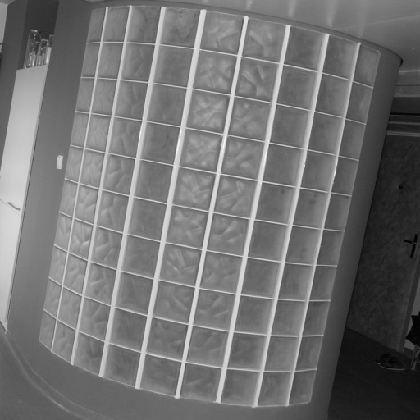
%> input picture material/code/visionbook/03ImageMath/images/glassblocks.png, 420 x 420 px, shrunk from 512 x 512 before the run
$ octave dft2d_demo.m   (GNU Octave 9; MATLAB toolbox functions it lacks are replaced by stand-ins)
%> lines starting %> are read from the running program, lines starting %| are printed output that depends on the picture
### material/code/visionbook/matlab_code/misc/exportfig.m
function exportfig(varargin)
%EXPORTFIG  Export a figure to Encapsulated Postscript.
%   EXPORTFIG(H, FILENAME) writes the figure H to FILENAME.  H is
%   a figure handle and FILENAME is a string that specifies the
%   name of the output file.
%
%   EXPORTFIG(...,PARAM1,VAL1,PARAM2,VAL2,...) specifies
%   parameters that control various characteristics of the output
%   file.
%
%   Format Paramter:
%     'Format'  one of the strings 'eps','eps2','jpeg','png','preview'
%          specifies the output format. Defaults to 'eps'.
%          The output format 'preview' does not generate an output
%          file but instead creates a new figure window with a
%          preview of the exported figure. In this case the
%          FILENAME parameter is ignored.
%
%     'Preview' one of the strings 'none', 'tiff'
%          specifies a preview for EPS files. Defaults to 'none'.
%
%   Size Parameters:
%     'Width'   a positive scalar
%          specifies the width in the figure's PaperUnits
%     'Height'  a positive scalar
%          specifies the height in the figure's PaperUnits
%
%     Specifying only one dimension sets the other dimension
%     so that the exported aspect ratio is the same as the
%     figure's current aspect ratio.
%     If neither dimension is specified the size defaults to
%     the width and height from the figure's PaperPosition.
%
%   Rendering Parameters:
%     'Color'     one of the strings 'bw', 'gray', 'cmyk'
%         'bw'    specifies that lines and text are exported in
%                 black and all other objects in grayscale
%         'gray'  specifies that all objects are exported in grayscale
%         'cmyk'  specifies that all objects are exported in color
%                 using the CMYK color space
%     'Renderer'  one of the strings 'painters', 'zbuffer', 'opengl'
%         specifies the renderer to use
%     'Resolution'   a positive scalar
%         specifies the resolution in dots-per-inch.
%
%     The default color setting is 'bw'.
%
%   Font Parameters:
%     'FontMode'     one of the strings 'scaled', 'fixed'
%     'FontSize'     a positive scalar
%          in 'scaled' mode multiplies with the font size of each
%          text object to obtain the exported font size
%          in 'fixed' mode specifies the font size of all text
%          objects in points
%     'FontEncoding' one of the strings 'latin1', 'adobe'
%          specifies the character encoding of the font
%
%     If FontMode is 'scaled' but FontSize is not specified then a
%     scaling factor is computed from the ratio of the size of the
%     exported figure to the size of the actual figure. The minimum
%     font size allowed after scaling is 5 points.
%     If FontMode is 'fixed' but FontSize is not specified then the
%     exported font sizes of all text objects is 7 points.
%
%     The default 'FontMode' setting is 'scaled'.
%
%   Line Width Parameters:
%     'LineMode'     one of the strings 'scaled', 'fixed'
%     'LineWidth'    a positive scalar
%          the semantics of LineMode and LineWidth are exactly the
%          same as FontMode and FontSize, except that they apply
%          to line widths instead of font sizes. The minumum line
%          width allowed after scaling is 0.5 points.
%          If LineMode is 'fixed' but LineWidth is not specified
%          then the exported line width of all line objects is 1
%          point.
%
%   Examples:
%     exportfig(gcf,'fig1.eps','height',3);
%       Exports the current figure to the file named 'fig1.eps' with
%       a height of 3 inches (assuming the figure's PaperUnits is
%       inches) and an aspect ratio the same as the figure's aspect
%       ratio on screen.
%
%     exportfig(gcf, 'fig2.eps', 'FontMode', 'fixed',...
%                'FontSize', 10, 'color', 'cmyk' );
%       Exports the current figure to 'fig2.eps' in color with all
%       text in 10 point fonts. The size of the exported figure is
%       the figure's PaperPostion width and height.


if (nargin < 2)
  error('Too few input arguments');
end

% exportfig(H, filename, ...)
H = varargin{1};
if ~ishandle(H) | ~strcmp(get(H,'type'), 'figure')
  error('First argument must be a handle to a figure.');
end
filename = varargin{2};
if ~ischar(filename)
  error('Second argument must be a string.');
end
paramPairs = varargin(3:end);

% Do some validity checking on param-value pairs
if (rem(length(paramPairs),2) ~= 0)
  error(['Invalid input syntax. Optional parameters and values' ...
	 ' must be in pairs.']);
end

format = 'eps';
preview = 'none';
width = -1;
height = -1;
%color = 'bw';
color = 'cmyk';
fontsize = -1;
fontmode='scaled';
linewidth = -1;
linemode=[];
fontencoding = 'latin1';
renderer = [];
resolution = [];

% Process param-value pairs
args = {};
for k = 1:2:length(paramPairs)
  param = lower(paramPairs{k});
  if (~ischar(param))
    error('Optional parameter names must be strings');
  end
  value = paramPairs{k+1};

  switch (param)
   case 'format'
    format = value;
    if (~strcmp(format,{'eps','eps2','jpeg','png','preview'}))
      error(['Format must be ''eps'', ''eps2'', ''jpeg'', ''png'' or' ...
	     ' ''preview''.']);
    end
   case 'preview'
    preview = value;
    if (~strcmp(preview,{'none','tiff'}))
      error('Preview must be ''none'' or ''tiff''.');
    end
   case 'width'
    width = LocalToNum(value);
    if(~LocalIsPositiveScalar(width))
      error('Width must be a numeric scalar > 0');
    end
   case 'height'
    height = LocalToNum(value);
    if(~LocalIsPositiveScalar(height))
      error('Height must be a numeric scalar > 0');
    end
   case 'color'
    color = lower(value);
    if (~strcmp(color,{'bw','gray','cmyk'}))
      error('Color must be ''bw'', ''gray'' or ''cmyk''.');
    end
   case 'fontmode'
    fontmode = lower(value);
    if (~strcmp(fontmode,{'scaled','fixed'}))
      error('FontMode must be ''scaled'' or ''fixed''.');
    end
   case 'fontsize'
    fontsize = LocalToNum(value);
    if(~LocalIsPositiveScalar(fontsize))
      error('FontSize must be a numeric scalar > 0');
    end
   case 'fontencoding'
    fontencoding = lower(value);
    if (~strcmp(fontencoding,{'latin1','adobe'}))
      error('FontEncoding must be ''latin1'' or ''adobe''.');
    end
   case 'linemode'
    linemode = lower(value);
    if (~strcmp(linemode,{'scaled','fixed'}))
      error('LineMode must be ''scaled'' or ''fixed''.');
    end
   case 'linewidth'
    linewidth = LocalToNum(value);
    if(~LocalIsPositiveScalar(linewidth))
      error('LineWidth must be a numeric scalar > 0');
    end
   case 'renderer'
    renderer = lower(value);
    if (~strcmp(renderer,{'painters','zbuffer','opengl'}))
      error('Renderer must be ''painters'', ''zbuffer'' or ''opengl''.');
    end
   case 'resolution'
    resolution = LocalToNum(value);
    if ~(isnumeric(value) & (prod(size(value)) == 1) & (value >= 0));
      error('Resolution must be a numeric scalar >= 0');
    end
   otherwise
    error(['Unrecognized option ' param '.']);
  end
end

allLines  = findall(H, 'type', 'line');
allText   = findall(H, 'type', 'text');
allAxes   = findall(H, 'type', 'axes');
allImages = findall(H, 'type', 'image');
allLights = findall(H, 'type', 'light');
allPatch  = findall(H, 'type', 'patch');
allSurf   = findall(H, 'type', 'surface');
allRect   = findall(H, 'type', 'rectangle');
allFont   = [allText; allAxes];
allColor  = [allLines; allText; allAxes; allLights];
allMarker = [allLines; allPatch; allSurf];
allEdge   = [allPatch; allSurf];
allCData  = [allImages; allPatch; allSurf];

old.objs = {};
old.prop = {};
old.values = {};

% Process format and preview parameter
showPreview = strcmp(format,'preview');
if showPreview
  format = 'png';
  filename = [tempName '.png'];
end
if strncmp(format,'eps',3) & ~strcmp(preview,'none')
  args = {args{:}, ['-' preview]};
end

hadError = 0;
try
  % Process size parameters
  paperPos = get(H, 'PaperPosition');
  old = LocalPushOldData(old, H, 'PaperPosition', paperPos);
  figureUnits = get(H, 'Units');
  set(H, 'Units', get(H,'PaperUnits'));
  figurePos = get(H, 'Position');
  aspectRatio = figurePos(3)/figurePos(4);
  set(H, 'Units', figureUnits);
  if (width == -1) & (height == -1)
    width = paperPos(3);
    height = paperPos(4);
  elseif (width == -1)
    width = height * aspectRatio;
  elseif (height == -1)
    height = width / aspectRatio;
  end
  set(H, 'PaperPosition', [0 0 width height]);
  paperPosMode = get(H, 'PaperPositionMode');
  old = LocalPushOldData(old, H, 'PaperPositionMode', paperPosMode);
  set(H, 'PaperPositionMode', 'manual');

  % Process rendering parameters
  switch (color)
   case {'bw', 'gray'}
    if ~strcmp(color,'bw') & strncmp(format,'eps',3)
      format = [format 'c'];
    end
    args = {args{:}, ['-d' format]};

    %compute and set gray colormap
    oldcmap = get(H,'Colormap');
    newgrays = 0.30*oldcmap(:,1) + 0.59*oldcmap(:,2) + 0.11*oldcmap(:,3);
    newcmap = [newgrays newgrays newgrays];
    old = LocalPushOldData(old, H, 'Colormap', oldcmap);
    set(H, 'Colormap', newcmap);

    %compute and set ColorSpec and CData properties
    old = LocalUpdateColors(allColor, 'color', old);
    old = LocalUpdateColors(allAxes, 'xcolor', old);
    old = LocalUpdateColors(allAxes, 'ycolor', old);
    old = LocalUpdateColors(allAxes, 'zcolor', old);
    old = LocalUpdateColors(allMarker, 'MarkerEdgeColor', old);
    old = LocalUpdateColors(allMarker, 'MarkerFaceColor', old);
    old = LocalUpdateColors(allEdge, 'EdgeColor', old);
    old = LocalUpdateColors(allEdge, 'FaceColor', old);
    old = LocalUpdateColors(allCData, 'CData', old);

   case 'cmyk'
    if strncmp(format,'eps',3)
      format = [format 'c'];
      args = {args{:}, ['-d' format], '-cmyk'};
    else
      args = {args{:}, ['-d' format]};
    end
   otherwise
    error('Invalid Color parameter');
  end
  if (~isempty(renderer))
    args = {args{:}, ['-' renderer]};
  end
  if (~isempty(resolution)) | ~strncmp(format,'eps',3)
    if isempty(resolution)
      resolution = 0;
    end
    args = {args{:}, ['-r' int2str(resolution)]};
  end

  % Process font parameters
  if (~isempty(fontmode))
    oldfonts = LocalGetAsCell(allFont,'FontSize');
    switch (fontmode)
     case 'fixed'
      oldfontunits = LocalGetAsCell(allFont,'FontUnits');
      old = LocalPushOldData(old, allFont, {'FontUnits'}, oldfontunits);
      set(allFont,'FontUnits','points');
      if (fontsize == -1)
	set(allFont,'FontSize',7);
      else
	set(allFont,'FontSize',fontsize);
      end
     case 'scaled'
      if (fontsize == -1)
	wscale = width/figurePos(3);
	hscale = height/figurePos(4);
	scale = min(wscale, hscale);
      else
	scale = fontsize;
      end
      newfonts = LocalScale(oldfonts,scale,5);
      set(allFont,{'FontSize'},newfonts);
     otherwise
      error('Invalid FontMode parameter');
    end
    % make sure we push the size after the units
    old = LocalPushOldData(old, allFont, {'FontSize'}, oldfonts);
  end
  if strcmp(fontencoding,'adobe') & strncmp(format,'eps',3)
    args = {args{:}, '-adobecset'};
  end

  % Process linewidth parameters
  if (~isempty(linemode))
    oldlines = LocalGetAsCell(allMarker,'LineWidth');
    old = LocalPushOldData(old, allMarker, {'LineWidth'}, oldlines);
    switch (linemode)
     case 'fixed'
      if (linewidth == -1)
	set(allMarker,'LineWidth',1);
      else
	set(allMarker,'LineWidth',linewidth);
      end
     case 'scaled'
      if (linewidth == -1)
	wscale = width/figurePos(3);
	hscale = height/figurePos(4);
	scale = min(wscale, hscale);
      else
	scale = linewidth;
      end
      newlines = LocalScale(oldlines, scale, 0.5);
      set(allMarker,{'LineWidth'},newlines);
     otherwise
      error('Invalid LineMode parameter');
    end
  end

  % Export
  print(H, filename, args{:});

catch
  hadError = 1;
end

% Restore figure settings
for n=1:length(old.objs)
  set(old.objs{n}, old.prop{n}, old.values{n});
end

if hadError
  error(deblank(lasterr));
end

% Show preview if requested
if showPreview
  X = imread(filename,'png');
  delete(filename);
  f = figure( 'Name', 'Preview', ...
	      'Menubar', 'none', ...
	      'NumberTitle', 'off', ...
	      'Visible', 'off');
  image(X);
  axis image;
  ax = findobj(f, 'type', 'axes');
  set(ax, 'Units', get(H,'PaperUnits'), ...
	  'Position', [0 0 width height], ...
	  'Visible', 'off');
  set(ax, 'Units', 'pixels');
  axesPos = get(ax,'Position');
  figPos = get(f,'Position');
  rootSize = get(0,'ScreenSize');
  figPos(3:4) = axesPos(3:4);
  if figPos(1) + figPos(3) > rootSize(3)
    figPos(1) = rootSize(3) - figPos(3) - 50;
  end
  if figPos(2) + figPos(4) > rootSize(4)
    figPos(2) = rootSize(4) - figPos(4) - 50;
  end
  set(f, 'Position',figPos, ...
	 'Visible', 'on');
end

%
%  Local Functions
%

function outData = LocalPushOldData(inData, objs, prop, values)
outData.objs = {inData.objs{:}, objs};
outData.prop = {inData.prop{:}, prop};
outData.values = {inData.values{:}, values};

function cellArray = LocalGetAsCell(fig,prop);
cellArray = get(fig,prop);
if (~isempty(cellArray)) & (~iscell(cellArray))
  cellArray = {cellArray};
end

function newArray = LocalScale(inArray, scale, minValue)
n = length(inArray);
newArray = cell(n,1);
for k=1:n
  newArray{k} = max(minValue,scale*inArray{k}(1));
end

% [76 lines left out: functions LocalMapToGray, LocalMapCData, LocalUpdateColors, LocalIsPositiveScalar, LocalToNum, not called in this run]

### material/code/visionbook/cmpviapath.m
function p = cmpviapath(rootpath,stprtoolbox)
% CMPVIAPATH Sets all necessary paths for cmpvia toolbox
%
% p = cmpviapath(rootpath);
%
% Input parameters:
% rootpath ... (optinoal) root path of the toolbox, defaults
%              to current working directory
% stprtoolbox... (optional) if set to 1, path to stprtoolbox is
%                added and the toolbox is initialized
%
% Output:
% p ... added path
%
% History:
% 2006-01-26 Tomas Svoboda: created based on a similar function
%            from Vojta Franc and Vaclav Hlavac patern recognition
%            toolbox
%
% $Id: cmpviapath.m 1181 2014-04-02 15:47:26Z svoboda $

if nargin<2
  stprtoolbox=0 ;
end ;

if nargin<1
  rootpath=pwd;
end

disp('Setting path for the CMPvia codes')
disp('cmpvia@cmp.felk.cvut.cz ---------')

% set path for UNIX
p = ['$:', ...
	 '$02Image:', ...
     '$03ImageMath:', ...
	 '$04DataStr:',...
	 '$05Preproc:',...
	 '$06Segm1:',...
	 '$07Segm2:',...
	 '$08ShapeRepr:',...
	 '$09ObjRec:',...
	 '$11Theory3D:',...
     '$14Compr:', ...
     '$15Texture:', ...
     '$16Motion:', ...
	 '$matlab_code/graphcut:',...
	 '$matlab_code/bsplines:',...
     '$matlab_code/misc:'
	 ];

if stprtoolbox,
  p = [ p, '$matlab_code/stprtool:' ] ;
end ;


p=translate(p,rootpath);

% adds path at the start
addpath(p);

% setup
if stprtoolbox,
  stprpath(translate('$/matlab_code/stprtool',rootpath)) ;
end ;

%--translate ---------------------------------------------------------
function p = translate(p,rootpath);
%TRANSLATE Translate unix path to platform specific path
%   TRANSLATE fixes up the path so that it's valid on non-UNIX platforms
%
% This function was derived from MathWork M-file "pathdef.m"

cname = computer;

% Look for PC
if strncmp(cname,'PC',2)
  p = strrep(p,'/','\');
  p = strrep(p,':',';');
  p = strrep(p,'$',[rootpath '\']);

% [12 lines of commented-out code are left out]
else
  p = strrep(p,'$',[rootpath '/']);
end

### material/code/visionbook/03ImageMath/dft2d_demo.m
% DFT2D_DEMO demonstration of 2D Discrete Fourier Transform
% CMP Vision Algorithms, http://visionbook.felk.cvut.cz
% Tomas Svoboda, 2007-07


clear all;

set(0,'DefaultAxesFontSize',14)
addpath ../.
cmpviapath('../.');
% create a directory for output images
% if needed and does not already exist
out_dir = 'output_images/'
if (exist(out_dir)~=7)
  mkdir(out_dir);
end

% We make use of 3 different input images. The first two are
% artificially created of intentionally low resolution
% for easy study. The third one, a real image,
% reveals how the 2D DFT can be used to analyze image structure
% and it is particularly interesting when reconstructing from
% a limited number of frequencies. First create the artificial data:
xrange = 0:39;
yrange = 0:29;
[x,y] = meshgrid(xrange,yrange);
M = size(x,2); N = size(y,1);

freq.signal.x = 3; % frequency in x-direction
freq.signal.y = 5; % frequency in y-direction
omega.signal.x = 2*pi*freq.signal.x/M; % angular frequency for x
omega.signal.y = 2*pi*freq.signal.y/N; % angular frequency for y

freq.noise.x = 15;
freq.noise.y = 10;
omega.noise.x = 2*pi*freq.noise.x/M; % angular frequency for x
omega.noise.y = 2*pi*freq.noise.y/N; % angular frequency for y


% The first image is a linear combination of two harmonic waves of different
% frequency.

% carrier signal
data(1).f = cos( omega.signal.x*x ) + cos( omega.signal.y*y );
% superpose harmonic noise
data(1).f = data(1).f + 0.1*cos(omega.noise.x*x) + 0.1*cos(omega.noise.y*y);
data(1).f = data(1).f + 1; % make the mean value non zero
data(1).desc = 'coscos';


%
% The second image is a harmonic wave with particular orientation
% defined by the ratio between omega.signal.y and omega.signal.x.
data(2).f = cos( omega.signal.x*x + omega.signal.y*y ); % carrier signal
data(2).f = data(2).f + 0.1*randn( size(data(1).f) );   % perturb by random noise
data(2).desc = 'slantedcos';

% The real snapshot contains noticeable linear structures.
data(3).f = imread('images/glassblocks.png');
data(3).desc = 'glassblocks';

for i=1:length(data),
  [N,M] = size(data(i).f);
%> N = 30; M = 40
  xrange = 0:M-1;
%> xrange = 40 values from 0 to 39
  yrange = 0:N-1;
%> yrange = 30 values from 0 to 29
  f = data(i).f;
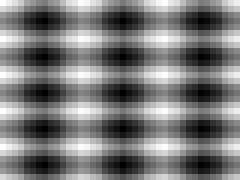
%> f: size 30x40 double (shown 6 times larger); min -1, max 3.2, mean 1; drawn with min black and max white
  figure(i*10+1), clf
  imagesc(f,'Xdata',xrange([1,end]),'Ydata',yrange([1,end]))
  axis image
  xlabel('x'), ylabel('y');
  colormap(gray(256));
  title('Original Image')
  exportfig(gcf,[out_dir,'dft2d_',data(i).desc,'_image.eps'])
%> in exportfig, `H = varargin{1};`: H = 11
%> in exportfig, `filename = varargin{2};`: filename = 'output_images/dft2d_coscos_image.eps'
%> in exportfig, `paramPairs = varargin(3:end);`: paramPairs = {}
%> after the loop in exportfig, `for k = 1:2:length(paramPairs)`: color = 'cmyk'; fontencoding = 'latin1'; fontmode = 'scaled'; fontsize = -1; format = 'eps'; height = -1; preview = 'none'; width = -1
%> in exportfig, `allLines  = findall(H, 'type', 'line');`: allLines = []
%> in exportfig, `allText   = findall(H, 'type', 'text');`: allText = [-37.89; -38.4; -35.77; -39.77]
%> in exportfig, `allAxes   = findall(H, 'type', 'axes');`: allAxes = -34.64
%> in exportfig, `allImages = findall(H, 'type', 'image');`: allImages = -36.28
%> in exportfig, `allLights = findall(H, 'type', 'light');`: allLights = []
%> in exportfig, `allFont   = [allText; allAxes];`: allFont = [-37.89; -38.4; -35.77; -39.77; -34.64]
%> in exportfig, `allMarker = [allLines; allPatch; allSurf];`: allMarker = []
%> in exportfig, `allCData  = [allImages; allPatch; allSurf];`: allCData = -36.28
%> in exportfig, `showPreview = strcmp(format,'preview');`: showPreview = false
%> in exportfig, `paperPos = get(H, 'PaperPosition');`: paperPos = [1.34 3.32 5.82 4.36]
%> in LocalPushOldData, `outData.objs = {inData.objs{:}, objs};`: outData.objs = {11}
%> in LocalPushOldData, `outData.values = {inData.values{:}, values};`: outData.values = {[1.34 3.32 5.82 4.36]}
%> in exportfig, `figureUnits = get(H, 'Units');`: figureUnits = 'pixels'
%> in exportfig, `figurePos = get(H, 'Position');`: figurePos = [4.15 2.76 7.78 5.83]
%> in exportfig, `aspectRatio = figurePos(3)/figurePos(4);`: aspectRatio = 1.33
%> in exportfig, `width = paperPos(3);`: width = 5.82
%> in exportfig, `height = paperPos(4);`: height = 4.36
%> in exportfig, `paperPosMode = get(H, 'PaperPositionMode');`: paperPosMode = 'manual'
%> in exportfig, `format = [format 'c'];`: format = 'epsc'
%> in exportfig, `args = {args{:}, ['-d' format], '-cmyk'};`: args = {'-depsc', '-cmyk'}
%> in LocalGetAsCell, `cellArray = get(fig,prop);`: cellArray = {11, 11, 11, 11, 10}
%> in exportfig, `wscale = width/figurePos(3);`: wscale = 0.748
%> in LocalScale, `n = length(inArray);`: n = 5
%> in LocalScale, `newArray = cell(n,1);`: newArray = {[], [], [], [], []}
%> the loop in LocalScale, `for k=1:n` made 5 passes
%> after the loop in LocalScale, `for k=1:n`: newArray = {8.22, 8.22, 8.22, 8.22, 7.48}
%> the loop in exportfig, `for n=1:length(old.objs)` made 3 passes

  F = fft2(f);
  figure(i*10+2), clf
  imagesc(log(abs(F).^2+1),'Xdata',xrange([1,end]),'Ydata',yrange([1,end]))
  xlabel('u'), ylabel('v');
  negmap = repmat([255:-1:0]'/255,1,3);
  colormap(negmap);
  grid on;
  axis image
  title('log of Fourier spectrum')
  exportfig(gcf,[out_dir,'dft2d_',data(i).desc,'_dft.eps'])
%> in exportfig (call 2), `H = varargin{1};`: H = 12
%> in exportfig (call 2), `filename = varargin{2};`: filename = 'output_images/dft2d_coscos_dft.eps'
%> after the loop in exportfig (call 2), `for k = 1:2:length(paramPairs)`: format = 'eps'; height = -1
%> in exportfig (call 2), `allText   = findall(H, 'type', 'text');`: allText = [-76.23; -77.33; -74.83; -78.44]
%> in exportfig (call 2), `allAxes   = findall(H, 'type', 'axes');`: allAxes = -73.74
%> in exportfig (call 2), `allImages = findall(H, 'type', 'image');`: allImages = -75.89
%> in exportfig (call 2), `allFont   = [allText; allAxes];`: allFont = [-76.23; -77.33; -74.83; -78.44; -73.74]
%> in exportfig (call 2), `allCData  = [allImages; allPatch; allSurf];`: allCData = -75.89
%> in exportfig (call 2), `width = paperPos(3);`: width = 5.82
%> in exportfig (call 2), `height = paperPos(4);`: height = 4.36
%> in exportfig (call 2), `format = [format 'c'];`: format = 'epsc'
%> the loop in LocalScale (call 2), `for k=1:n` made 5 passes
%> in exportfig (call 2), `set(allFont,{'FontSize'},newfonts);`:
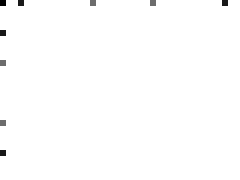
%> displayed picture: size 30x40x3, on the screen's scale of 0 to 255 (shown 6 times larger); min 0, max 255, mean 253.5
%> the loop in exportfig (call 2), `for n=1:length(old.objs)` made 3 passes

  figure(i*10+3), clf
  xaxis = [-xrange(floor(M/2)+1) xrange(round(M/2))];
%> xaxis = [-20 19]
  yaxis = [-yrange(floor(N/2)+1) yrange(round(N/2))];
%> yaxis = [-15 14]
  % imagesc(log(abs(fftshift(F))+1),'Xdata',xaxis,'Ydata',yaxis)
  imagesc(log(abs(fftshift(F)).^2+1),'Xdata',xaxis,'Ydata',yaxis)
  negmap = repmat([255:-1:0]'/255,1,3);
  colormap(negmap);
  grid on;
  axis image
  % change the ticklabels accordingly
%> (the run ends here)
